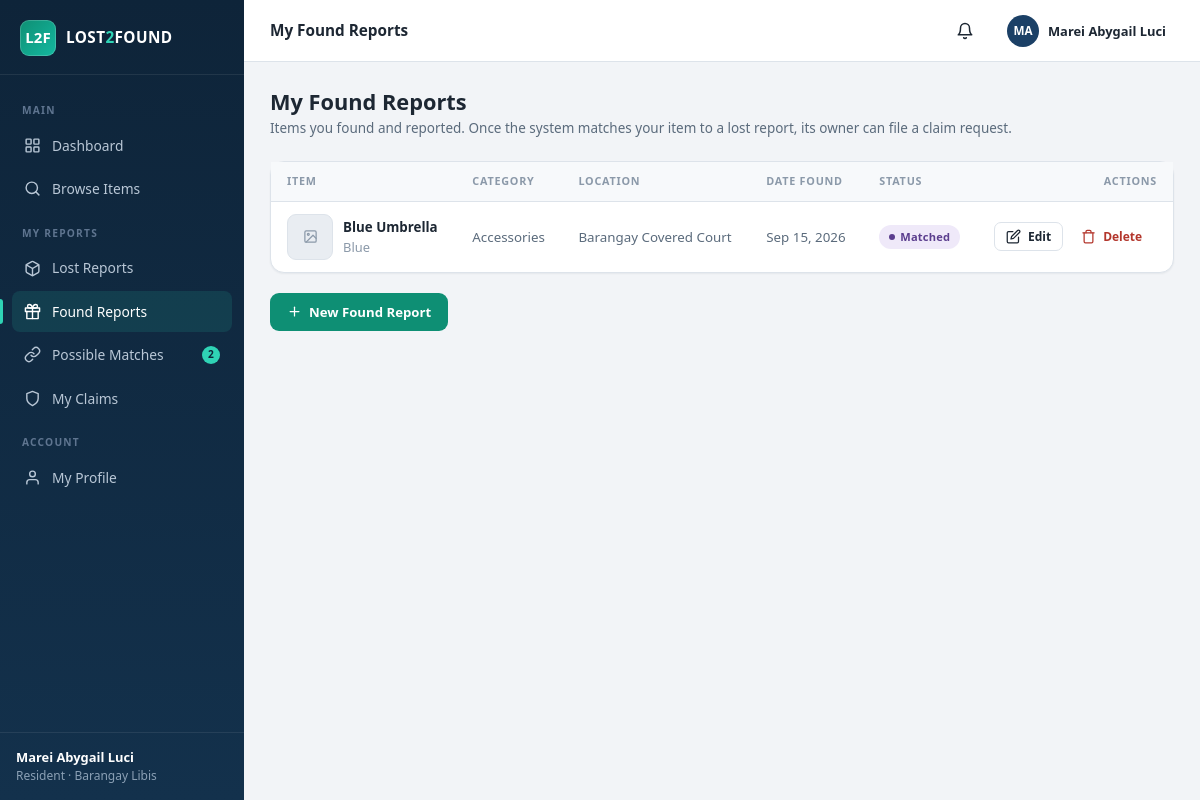
Page /resident/found_items.php (signed in) on the committed database.
### tables this page shows
CREATE TABLE IF NOT EXISTS found_items (
  id          INT AUTO_INCREMENT PRIMARY KEY,
  user_id     INT NOT NULL,
  category_id INT NOT NULL,
  location_id INT NOT NULL,
  item_name   VARCHAR(100) NOT NULL,
  description TEXT NOT NULL,
  color       VARCHAR(40)  NOT NULL,
  brand       VARCHAR(60)  DEFAULT NULL,
  date_found  DATE NOT NULL,
  photo       VARCHAR(255) DEFAULT NULL,
  status      ENUM('pending','approved','rejected','matched','returned','closed')
              DEFAULT 'pending',
  reporter_privacy ENUM('name','anonymous') DEFAULT 'name',
  created_at  TIMESTAMP DEFAULT CURRENT_TIMESTAMP,
  updated_at  TIMESTAMP DEFAULT CURRENT_TIMESTAMP ON UPDATE CURRENT_TIMESTAMP,
  FOREIGN KEY (user_id)     REFERENCES users(id)     ON DELETE CASCADE,
  FOREIGN KEY (category_id) REFERENCES categories(id),
  FOREIGN KEY (location_id) REFERENCES locations(id)
);

CREATE TABLE IF NOT EXISTS categories (
  id            INT AUTO_INCREMENT PRIMARY KEY,
  category_name VARCHAR(80) NOT NULL UNIQUE,
  created_at    TIMESTAMP DEFAULT CURRENT_TIMESTAMP
);

CREATE TABLE IF NOT EXISTS locations (
  id            INT AUTO_INCREMENT PRIMARY KEY,
  location_name VARCHAR(100) NOT NULL UNIQUE,
  created_at    TIMESTAMP DEFAULT CURRENT_TIMESTAMP
);

### resident/found_items.php (the view, shortened to what this page needs)
<?php
require_once __DIR__ . '/../config/config.php';
$uid = (int)$_SESSION['user']['id'];
$db  = get_db();
$items = $db->prepare(
    'SELECT fi.*, c.category_name, loc.location_name
     FROM found_items fi
     JOIN categories c ON c.id = fi.category_id
     JOIN locations loc ON loc.id = fi.location_id
     WHERE fi.user_id = ?
     ORDER BY fi.created_at DESC'
);
$items->execute([$uid]);
$items = $items->fetchAll();
require __DIR__ . '/../includes/header.php';
?>
<div class="page-head">
  <div>
    <h1>My Found Reports</h1>
    <p>Items you found and reported. Once the system matches your item to a lost report, its owner can file a claim request.</p>
  </div>
</div>
<?php if (!$items): ?>
  <div class="card">
    <div class="empty">
      <?= icon('gift', 'i') ?>
      <h3>No found reports yet</h3>
      <p>Found something in the barangay? Report it here so its owner can claim it through
         the barangay office.</p>
      <a class="btn btn-teal mt-3" href="<?= base_url('resident/item_form.php?type=found') ?>">Report a Found Item</a>
    </div>
  </div>
<?php else: ?>
  <div class="card">
    <div class="table-wrap">
      <table>
        <thead>
          <tr><th>Item</th><th>Category</th><th>Location</th><th>Date Found</th><th>Status</th><th class="td-actions">Actions</th></tr>
        </thead>
        <tbody>
        <?php foreach ($items as $it): ?>
          <tr>
            <td>
              <div class="flex">
                <?php if ($it['photo']): ?>
                  <img class="thumb-sm" src="<?= e(photo_url($it['photo'])) ?>" alt="">
                <?php else: ?>
                  <span class="thumb-sm placeholder"><?= icon('image', 'i i-sm') ?></span>
                <?php endif; ?>
                <div>
                  <strong><?= e($it['item_name']) ?></strong>
                  <div class="faint"><?= e($it['color']) ?><?= $it['brand'] ? ' · ' . e($it['brand']) : '' ?></div>
                </div>
              </div>
            </td>
            <td class="muted"><?= e($it['category_name']) ?></td>
            <td class="muted"><?= e($it['location_name']) ?></td>
            <td class="muted"><?= fmt_date($it['date_found']) ?></td>
            <td><?= status_badge($it['status']) ?></td>
            <td class="td-actions">
              <div class="actions">
                <a class="btn btn-outline btn-sm" href="<?= base_url('resident/item_form.php?type=found&id=' . (int)$it['id']) ?>">
                  <?= icon('edit', 'i i-sm') ?> Edit
                </a>
                <form method="post">
                  <button class="btn btn-ghost btn-sm" style="color:var(--danger)" data-confirm="Delete this found report and its photo? This cannot be undone.">
                    <?= icon('trash', 'i i-sm') ?> Delete
                  </button>
                </form>
              </div>
            </td>
          </tr>
        <?php endforeach; ?>
        </tbody>
      </table>
    </div>
  </div>
  <div class="mt-3">
    <a class="btn btn-teal" href="<?= base_url('resident/item_form.php?type=found') ?>"><?= icon('plus', 'i i-sm') ?> New Found Report</a>
  </div>
<?php endif; ?>
<?php require __DIR__ . '/../includes/footer.php'; ?>

### config/config.php (shortened to what this page needs)
<?php
function base_url(string $path = ''): string {
    $script = str_replace('\\', '/', dirname($_SERVER['SCRIPT_NAME'] ?? '/'));
    $known  = ['admin', 'resident', 'auth', 'public', 'config'];
    foreach ($known as $seg) {
        $pos = strrpos($script, '/' . $seg);
        if ($pos !== false) {
            $script = substr($script, 0, $pos);
            break;
        }
    }
    return rtrim($script, '/') . '/' . ltrim($path, '/');
}
function e(?string $value): string {
    return htmlspecialchars((string)$value, ENT_QUOTES, 'UTF-8');
}
function icon(string $name, string $class = 'i'): string {
    return '<svg class="' . e($class) . '" viewBox="0 0 24 24" aria-hidden="true">' . ($icons[$name] ?? '') . '</svg>';
}
function status_badge(?string $status): string {
    $status = strtolower((string)$status);
    $map = [
        'pending'   => 'badge badge-muted',
        'approved'  => 'badge badge-info',
        'rejected'  => 'badge badge-danger',
        'matched'   => 'badge badge-match',
        'claimed'   => 'badge badge-warn',
        'closed'    => 'badge badge-dark',
        'returned'  => 'badge badge-success',
        'active'    => 'badge badge-success',
        'inactive'  => 'badge badge-danger',
        'pending'   => 'badge badge-warn',
        'rejected'  => 'badge badge-danger',
        'confirmed' => 'badge badge-success',
        'dismissed' => 'badge badge-dark',
    ];
    $class = $map[$status] ?? 'badge badge-muted';
    return '<span class="' . $class . '">' . e(ucfirst($status)) . '</span>';
}
function fmt_date(?string $date): string {
    return $date ? date('M j, Y', strtotime($date)) : '—';
}

### assets/css/style.css (style rules this page uses)
:root { --navy-900: #0e2439; --navy-800: #13314c; --navy-700: #1b4066; --teal: #0e8f74; --teal-dark: #0b7260; --teal-soft: #e3f4f0; --sky-50: #f4faff; --sky-100: #e6f4fe; --sky-200: #cfeafd; --sky-300: #a9d8f7; --sky-400: #7cc3ef; --sky-500: #4fade2; --sky-600: #2374a6; --sky-700: #1a5c87; --sky-800: #123f60; --primary: #1b4066; --primary-dark: #13314c; --primary-soft: #e8eef5; --danger: #b3362c; --danger-soft: #f9e9e7; --warn: #a05e03; --warn-soft: #fdf3e0; --success: #147a52; --success-soft: #e4f4ec; --info: #1f5e9e; --info-soft: #e7f0f9; --purple: #5b3e8e; --purple-soft: #efe9f9; --bg: #f2f4f7; --surface: #ffffff; --border: #dde3ea; --text: #1d2733; --text-soft: #5b6b7c; --text-faint: #8b99a9; --radius: 10px; --radius-lg: 14px; --shadow-sm: 0 1px 2px rgba(16, 32, 51, .06); --shadow: 0 4px 16px rgba(16, 32, 51, .08); --shadow-lg: 0 12px 40px rgba(16, 32, 51, .16); --font: "Segoe UI", system-ui, -apple-system, Roboto, "Helvetica Neue", Arial, sans-serif; }
* { margin: 0; padding: 0; box-sizing: border-box; }
html { font-size: 15px; }
body { font-family: var(--font); background: var(--bg); color: var(--text); line-height: 1.55; -webkit-font-smoothing: antialiased; }
a { color: var(--primary); text-decoration: none; }
h1, h2, h3, h4 { font-weight: 700; line-height: 1.25; color: var(--text); }
h1 { font-size: 1.45rem; }
.muted { color: var(--text-soft); }
.faint { color: var(--text-faint); font-size: .86rem; }
.mt-3 { margin-top: 20px; }
.flex { display: flex; align-items: center; gap: 10px; }
.i { width: 18px; height: 18px; flex-shrink: 0; stroke: currentColor; fill: none; stroke-width: 2; stroke-linecap: round; stroke-linejoin: round; }
.i-sm { width: 15px; height: 15px; }
.nav .i { width: 17px; height: 17px; }
.page-head { display: flex; align-items: flex-start; justify-content: space-between; gap: 16px; margin-bottom: 22px; flex-wrap: wrap; }
.page-head p { color: var(--text-soft); font-size: .9rem; margin-top: 3px; }
.card { background: var(--surface); border: 1px solid var(--border); border-radius: var(--radius-lg); box-shadow: var(--shadow-sm); }
.btn { display: inline-flex; align-items: center; justify-content: center; gap: 7px; padding: 9px 16px; border-radius: 9px; border: 1px solid transparent; font: 600 .88rem var(--font); cursor: pointer; text-decoration: none; transition: background .15s ease, border-color .15s ease, box-shadow .15s ease; white-space: nowrap; }
.btn-teal { background: var(--teal); color: #fff; }
.btn-outline { background: var(--surface); border-color: var(--border); color: var(--text); }
.btn-ghost { background: transparent; color: var(--text-soft); }
.btn-sm { padding: 5px 11px; font-size: .8rem; border-radius: 7px; }
.actions { display: flex; gap: 6px; }
.table-wrap { overflow-x: auto; }
table { width: 100%; border-collapse: collapse; font-size: .89rem; }
th { text-align: left; padding: 11px 16px; font-size: .72rem; font-weight: 700; text-transform: uppercase; letter-spacing: .07em; color: var(--text-faint); background: #f7f9fb; border-bottom: 1px solid var(--border); white-space: nowrap; }
td { padding: 12px 16px; border-bottom: 1px solid #edf1f5; vertical-align: middle; }
tbody tr:last-child td { border-bottom: 0; }
tbody tr { transition: background .12s ease; }
.td-actions { text-align: right; white-space: nowrap; }
.badge { display: inline-flex; align-items: center; gap: 5px; padding: 3px 10px; border-radius: 999px; font-size: .74rem; font-weight: 700; letter-spacing: .02em; white-space: nowrap; }
.badge::before { content: ""; width: 6px; height: 6px; border-radius: 50%; background: currentColor; }
.badge-match { background: var(--purple-soft); color: var(--purple); }
.thumb-sm { width: 46px; height: 46px; border-radius: 9px; object-fit: cover; border: 1px solid var(--border); background: #e9edf2; }
.thumb-sm.placeholder { display: grid; place-items: center; color: var(--text-faint); }

### rows in the picture
found_items: item_name "Blue Umbrella", color "Blue", category.category_name "Accessories", location.location_name "Barangay Covered Court", date_found "Sep 15, 2026", status "Matched"

### other values in the picture
$section "MAIN"
$label "Dashboard"
$label "Browse Items"
$section "MY REPORTS"
$label "Lost Reports"
$label "Found Reports"
$label "Possible Matches"
$count "2"
$label "My Claims"
$section "ACCOUNT"
$label "My Profile"
$u['full_name'] "Marei Abygail Luci"
$title "My Found Reports"
initials($u['full_name']) "MA"
